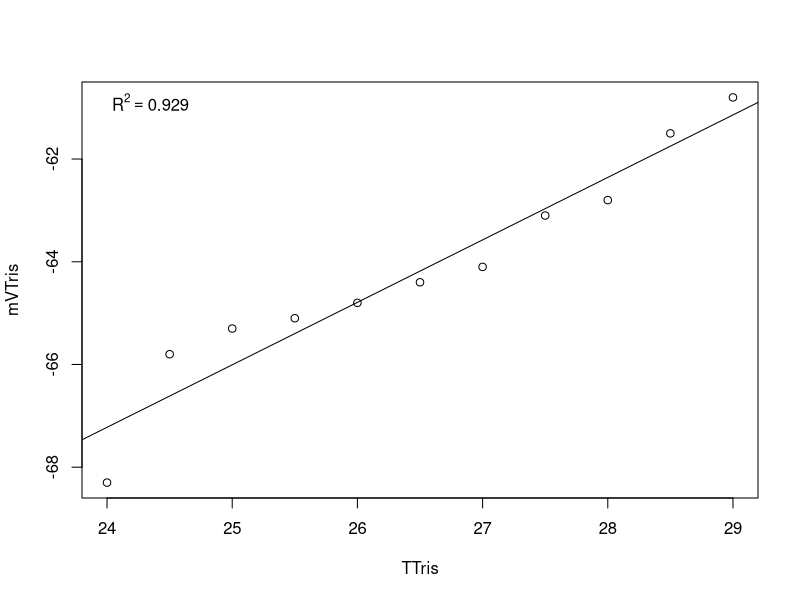

Generate this figure with R:
# modified for personal Lenovo PC at PT Whitney summer 2019
# last modification on 20210621 by RB
setwd("/Users/roxyr/Documents/GitHub/Lab_Management/WaterQuality/tris_cal/") #set working directory

Calib.Data <-read.table("20210623.csv", header=TRUE, sep=",", na.string="NA", as.is=TRUE) #reads in the data files
model <-lm(mVTris ~ TTris, data=Calib.Data) #runs a linear regression of mV as a function of temperature
coe <- coef(model) #extracts the coeffecients
R2<-summary(model)$r.squared
plot(mVTris ~ TTris, data=Calib.Data)
abline(lm(mVTris ~ TTris, data=Calib.Data))
legend('topleft', legend = bquote(R^2 == .(format(R2, digits = 3))), bty='n')
# make sure to export the figure

